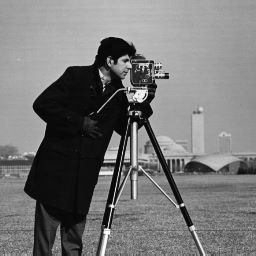
#> input picture LKP3/k_cameraman.jpg, 256 x 256 px
$ python pcd3.py
#> lines starting #> are read from the running program, lines starting #| are printed output that depends on the picture
import cv2
import numpy as np

# bit.ly/LKP3-PCD
# Ahmad Maulvi Alfansuri
# G64160081

def calculate(b, g, r):
	grey = r * 0.299 + g * 0.587 + b * 0.114
	return grey

def greyscaling_image(image):
	greyscale = np.zeros((row,col,1), np.uint8)
	for y in range(row):
		for x in range(col):
			# get pixel
			b, g, r = image[y, x]
			# calculate
			grey =  calculate(b,g,r)
			# assign
			greyscale.itemset((y,x,0), grey) # assign
	return greyscale

def rata_rata_intensitas(image):
	jumlah = 0
	for y in range(row):
		for x in range(col):
			grey = image[y, x]
			jumlah += int(grey)
	rata = jumlah / (x * y)
	return rata

def perkuat_citra(image):
	new_image = np.zeros((row,col,1), np.uint8)
	rata_rata = rata_rata_intensitas(image)
	for y in range(row):
		for x in range(col):
			if(image[y, x] >= rata_rata):
				powered_pixel = (image[y, x]) * 2
				if(powered_pixel > 255):
					powered_pixel = 255
				elif(powered_pixel < 0):
					powered_pixel = 0
				new_image.itemset((y, x, 0), powered_pixel)
			elif(image[y, x] < rata_rata):
				powered_pixel = (image[y, x]) * 0.5
				if(powered_pixel > 255):
					powered_pixel = 255
				elif(powered_pixel < 0):
					powered_pixel = 0
				new_image.itemset((y, x, 0), powered_pixel)

	return new_image

def difference(image1, image2):
	new_image = np.zeros((row,col,1), np.uint8)
	for y in range(row):
		for x in range(col):
			diff = int(image1[y, x]) - int(image2[y, x])
			if(diff > 255):
				diff = 255
			elif(diff < 0):
				diff = 0
			new_image.itemset((y, x, 0), diff)

	return new_image

def imageDiff(image1, image2, saved=1, debug=0, hasil="saved.jpg"):
	greyscale_1 = greyscaling_image(image1)
	greyscale_2 = greyscaling_image(image2)

	greyscale_1_powered = perkuat_citra(greyscale_1)
	greyscale_2_powered = perkuat_citra(greyscale_2)
	image = difference(greyscale_1_powered, greyscale_2_powered)

	if(debug == 1):
		cv2.imshow("greyscale 1", greyscale_1)
		cv2.imshow("greyscale 2", greyscale_2)
		cv2.imshow("greyscale 1 powered", greyscale_1_powered)
		cv2.imshow("greyscale 2 powered", greyscale_2_powered)
	if(saved == 1):
		cv2.imwrite(hasil, image)
	return image


image1 = cv2.imread("k_cameraman.jpg")
#> image1 is the input picture: shape (256, 256, 3); min 0, max 255, mean 118.7
image2 = cv2.imread("k_equalized.jpg")
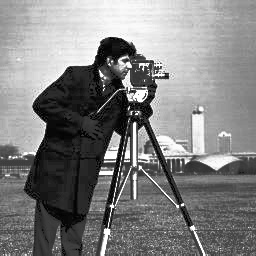
#> input picture LKP3/k_equalized.jpg, 256 x 256 px
#> image2 is the input picture: shape (256, 256, 3); min 0, max 255, mean 128.5
(row, col, ch) = image1.shape
#> row = 256; col = 256; ch = 3
image_diff = imageDiff(image1, image2)
#> after the loop in perkuat_citra, `for y in range(row):`:
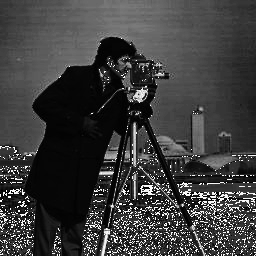
#> new_image: shape (256, 256, 1); min 0, max 254, mean 61.4
#> after the loop in perkuat_citra (call 2), `for y in range(row):`:
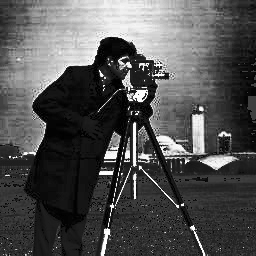
#> new_image: shape (256, 256, 1); min 0, max 254, mean 80.5
#> after the loop in difference, `for y in range(row):`:
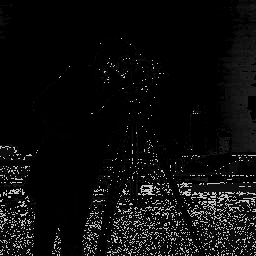
#> new_image: shape (256, 256, 1); min 0, max 205, mean 13
cv2.imshow("image diff", image_diff)
cv2.waitKey(0)
